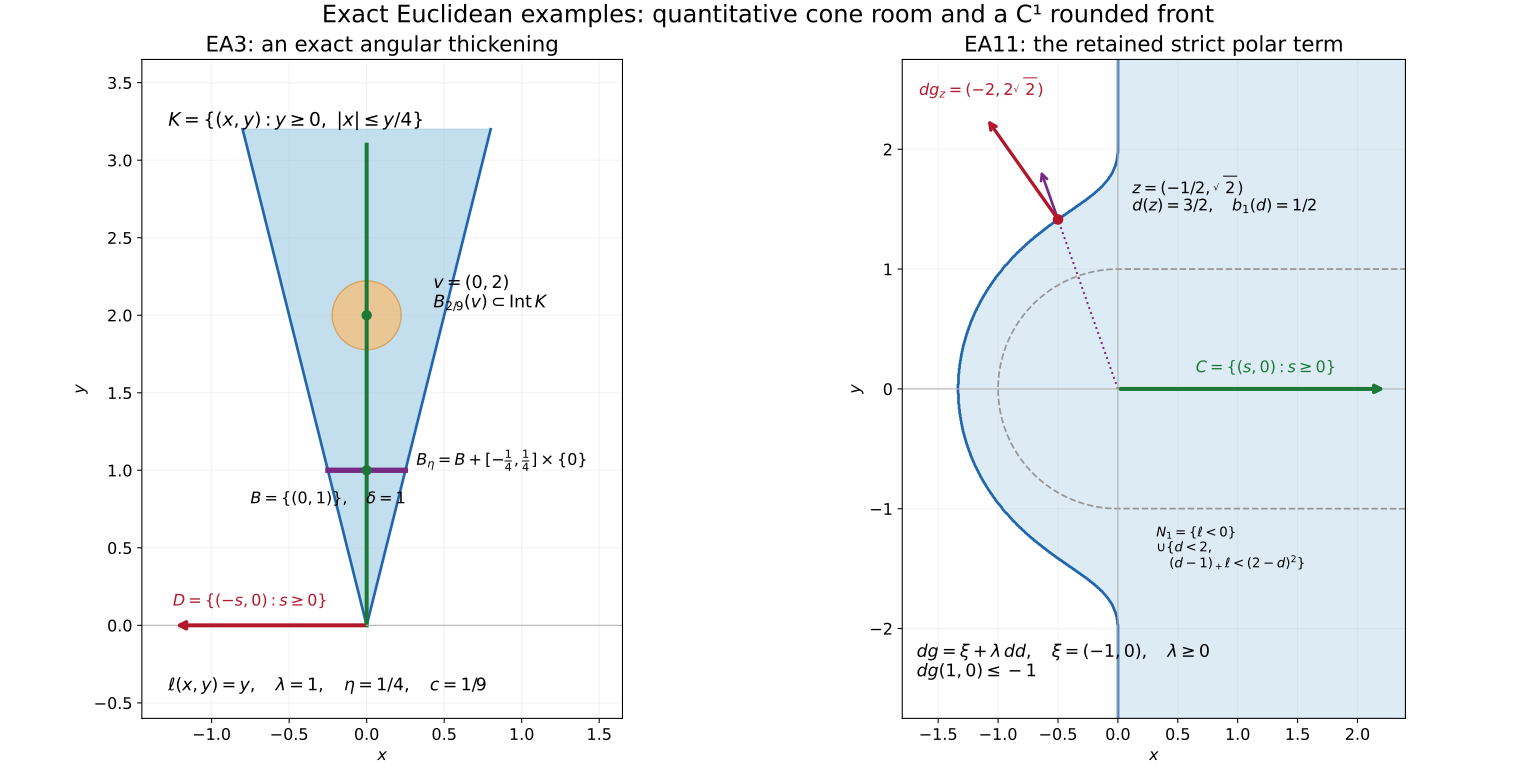

The script that saved this image:
"""CC0 original exact examples for EA3 and EA11; no source figure reused.

Run this file to produce its PNG and SVG. Coordinates and constants are fixed.
The plotted front is an exact example of the defining inequalities, sampled for
display; the mathematical proof is EA1--EA11, not the finite numerical plot.
"""
from pathlib import Path
import numpy as np
import matplotlib
matplotlib.use('Agg')
import matplotlib.pyplot as plt
from matplotlib.patches import Circle

root = Path(__file__).resolve().parent
plt.rcParams.update({'font.size': 12, 'axes.titlesize': 16,
                     'mathtext.fontset': 'dejavusans'})
plt.rcParams.update({'svg.fonttype':'none','svg.hashsalt':'SH02-angular_margins-v1'})
fig, axes = plt.subplots(1, 2, figsize=(16, 8), constrained_layout=True)

ax = axes[0]
eta = 1/4
y = np.linspace(0, 3.2, 300)
ax.fill_betweenx(y, -eta*y, eta*y, color='#92c5de', alpha=.55)
ax.plot(eta*y, y, color='#2166ac', lw=2)
ax.plot(-eta*y, y, color='#2166ac', lw=2)
ax.plot([0,0],[0,3.1], color='#1b7837', lw=3)
ax.annotate('', xy=(-1.25,0), xytext=(0,0),
            arrowprops={'arrowstyle':'->','color':'#b2182b','lw':3})
ax.text(-1.25,.12,r'$D=\{(-s,0):s\geq0\}$',color='#b2182b')
ax.plot([-.25,.25],[1,1], color='#762a83',lw=4)
ax.scatter([0,0],[1,2],color='#1b7837',s=45,zorder=4)
ax.text(.32,1.03,r'$B_\eta=B+[-\frac{1}{4},\frac{1}{4}]\times\{0\}$',fontsize=12)
ax.text(-.75,.78,r'$B=\{(0,1)\},\quad\delta=1$',fontsize=12)
ax.add_patch(Circle((0,2),2/9,edgecolor='#e08214',facecolor='#fdb863',alpha=.65))
ax.text(.43,2.05,r'$v=(0,2)$'+'\n'+r'$B_{2/9}(v)\subset\operatorname{Int}K$',fontsize=13)
ax.text(-1.28,3.22,r'$K=\{(x,y):y\geq0,\ |x|\leq y/4\}$',fontsize=14)
ax.text(-1.28,-.42,r'$\ell(x,y)=y,\quad\lambda=1,\quad\eta=1/4,\quad c=1/9$',fontsize=13)
ax.set_title('EA3: an exact angular thickening')
ax.set_xlim(-1.45,1.65); ax.set_ylim(-.6,3.65)
ax.set_aspect('equal'); ax.set_xlabel('$x$'); ax.set_ylabel('$y$')
ax.axhline(0,color='.7',lw=.8); ax.grid(alpha=.15)

ax=axes[1]
xx=np.linspace(-1.8,2.4,900)
yy=np.linspace(-2.75,2.75,1000)
X,Y=np.meshgrid(xx,yy)
d=np.sqrt(np.minimum(X,0)**2+Y**2)
ell=-X
lhs=np.maximum(d-1,0)*ell
rhs=(2-d)**2
inside=(ell<0)|((d<2)&(lhs<rhs))
ax.contourf(X,Y,inside.astype(float),levels=[.5,1.5],colors=['#d1e5f0'],alpha=.75)
ax.contour(X,Y,inside.astype(float),levels=[.5],colors=['#2166ac'],linewidths=2)
ax.contour(X,Y,d,levels=[1],colors=['#969696'],linestyles=['--'],linewidths=1.3)
ax.annotate('',xy=(2.25,0),xytext=(0,0),
            arrowprops={'arrowstyle':'->','color':'#1b7837','lw':3})
ax.text(.65,.13,r'$C=\{(s,0):s\geq0\}$',color='#1b7837',fontsize=12)
z=np.array([-.5,np.sqrt(2)])
dd=z/1.5
xi=np.array([-1.,0.])
dg=xi+3*dd
ax.scatter(*z,color='#b2182b',s=48,zorder=5)
ax.plot([0,z[0]],[0,z[1]],ls=':',color='#762a83',lw=1.5)
ax.annotate('',xy=z+.45*dd,xytext=z,
            arrowprops={'arrowstyle':'->','color':'#762a83','lw':2})
ax.annotate('',xy=z+.3*dg,xytext=z,
            arrowprops={'arrowstyle':'->','color':'#b2182b','lw':2.5})
ax.text(.12,1.48,r'$z=(-1/2,\sqrt{2})$'+'\n'+r'$d(z)=3/2,\quad b_1(d)=1/2$',fontsize=12)
ax.text(-1.66,2.45,r'$dg_z=(-2,2\sqrt{2})$',color='#b2182b',fontsize=12)
ax.text(-1.68,-2.40,r'$dg=\xi+\lambda\,dd,\quad\xi=(-1,0),\quad\lambda\geq0$'+'\n'+
        r'$dg(1,0)\leq-1$',fontsize=13)
ax.text(.32,-1.5,r'$N_1=\{\ell<0\}$'+'\n'+r'$\cup\{d<2,$'+'\n'+r'$\quad(d-1)_+\ell<(2-d)^2\}$',fontsize=10)
ax.set_title('EA11: the retained strict polar term')
ax.set_xlim(-1.8,2.4); ax.set_ylim(-2.75,2.75)
ax.set_aspect('equal'); ax.set_xlabel('$x$'); ax.set_ylabel('$y$')
ax.axvline(0,color='.7',lw=.8); ax.axhline(0,color='.7',lw=.8); ax.grid(alpha=.15)

fig.suptitle('Exact Euclidean examples: quantitative cone room and a C¹ rounded front',fontsize=18)
fig.savefig(root/'angular_margins.png',dpi=180)
fig.savefig(root/'angular_margins.svg',metadata={'Date':None})
plt.close(fig)
